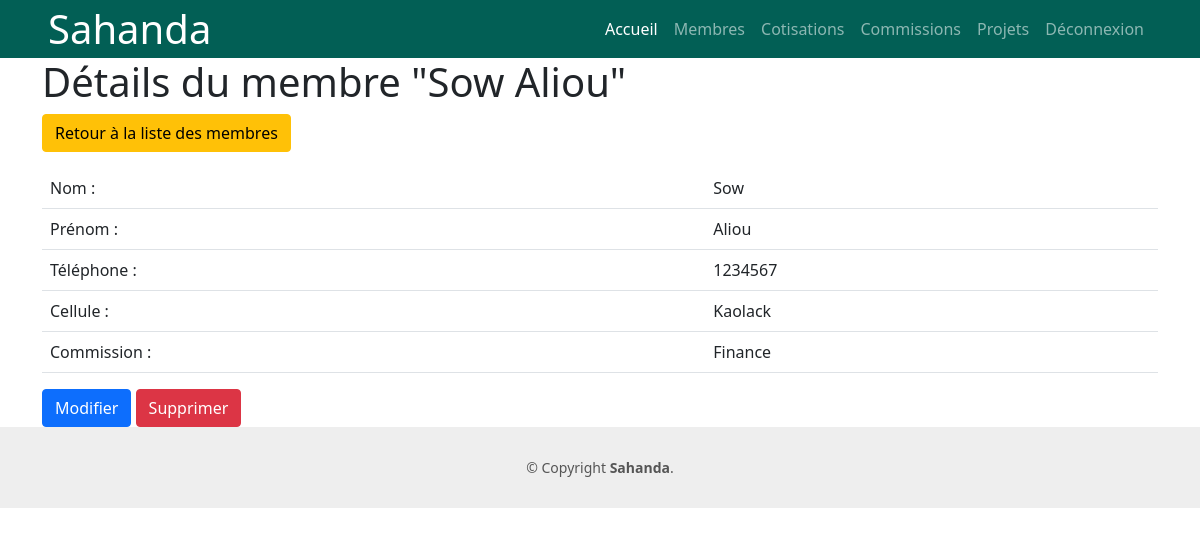
/membres/1/ (signed in), run on the app's committed database.
### sahanda_app/models.py (models this page shows, shortened)
class Membre(models.Model):
    nom = models.CharField(max_length=100)
    prenom = models.CharField(max_length=100)
    cellule = models.ForeignKey(Cellule, on_delete=models.CASCADE)
    telephone = models.CharField(max_length=20, null=True, blank=True)
    commission = models.ForeignKey(Commission, on_delete=models.SET_NULL, null=True, blank=True)

class Cellule(models.Model):
    nom = models.CharField(max_length=255)
    def __str__(self):
        return self.nom

class Commission(models.Model):
    nom = models.CharField(max_length=100)
    cellule = models.ForeignKey(Cellule, on_delete=models.SET_NULL, null=True, blank=True, related_name='commissions_cellule')
    responsable = models.ForeignKey('Membre', on_delete=models.SET_NULL, null=True, blank=True, related_name='commissions_responsable')
    description = models.TextField(blank=True)
    def __str__(self):
        return self.nom

### sahanda_app/views.py (the view)
# urls.py: path('membres/<int:pk>/', MembreDetailView.as_view(), name='membre_detail'),
class MembreDetailView(LoginRequiredMixin, DetailView):
    model = Membre
    context_object_name = 'membre'
    template_name = 'membres/membre_detail.html'

### templates/membres/membre_detail.html
{% extends 'base.html' %}
{% block content %}
  <h1>Détails du membre "{{ membre.nom }} {{ membre.prenom }}"</h1>
  <p><a class="btn btn-warning" href="{% url 'membres' %}">Retour à la liste des membres</a></p>
  <table  class="table">
    <tr>
      <td>Nom :</td>
      <td>{{ membre.nom }}</td>
    </tr>
    <tr>
      <td>Prénom :</td>
      <td>{{ membre.prenom }}</td>
    </tr>
    <tr>
      <td>Téléphone :</td>
      <td>{{ membre.telephone }}</td>
    </tr>
    <tr>
      <td>Cellule :</td>
      <td>{{ membre.cellule }}</td>
    </tr>
    <tr>
      <td>Commission :</td>
      <td>{{ membre.commission }}</td>
    </tr>
  </table>
  <a href="{% url 'membre_update' membre.pk %}" class="btn btn-primary">Modifier</a>
  <a href="{% url 'membre_delete' membre.pk %}" class="btn btn-danger">Supprimer</a>
{% endblock %}

### data on the page
Membre: nom "Sow", prenom "Aliou", telephone "1234567", cellule "Kaolack", commission "Finance"
